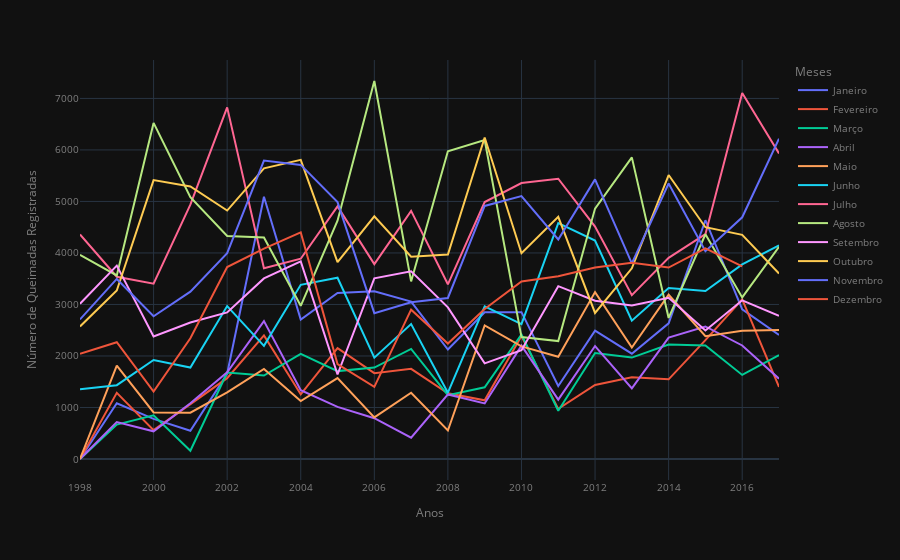

Source (notebook cell):
### Code cell
# Plot do gráfico de linhas

lines = px.line(data_frame=df_plot2, x='year', y='number', color = 'month', markers=False, template='plotly_dark')
personalizacao(lines, 'Anos', 'Número de Queimadas Registradas', 'Meses')

### Figure 1 — Plotly figure (JSON) as saved in the notebook; plotly's stock layout.template omitted (floating-point values rounded to 4 significant figures)
{"data": [{"hovertemplate": "month=Janeiro<br>year=%{x}<br>number=%{y}<extra></extra>", "legendgroup": "Janeiro", "line": {"color": "#636efa", "dash": "solid"}, "marker": {"symbol": "circle"}, "mode": "lines", "name": "Janeiro", "orientation": "v", "showlegend": true, "type": "scatter", "x": [1998, 1999, 2000, 2001, 2002, 2003, 2004, 2005, 2006, 2007, 2008, 2009, 2010, 2011, 2012, 2013, 2014, 2015, 2016, 2017], "xaxis": "x", "y": [0, 1081, 778, 547, 1654, 5091, 2705, 3224.0, 3255, 3055, 2125, 2848, 2851, 1416, 2491, 2045, 2633, 4635, 2906.0, 2408], "yaxis": "y"}, {"hovertemplate": "month=Fevereiro<br>year=%{x}<br>number=%{y}<extra></extra>", "legendgroup": "Fevereiro", "line": {"color": "#EF553B", "dash": "solid"}, "marker": {"symbol": "circle"}, "mode": "lines", "name": "Fevereiro", "orientation": "v", "showlegend": true, "type": "scatter", "x": [1998, 1999, 2000, 2001, 2002, 2003, 2004, 2005, 2006, 2007, 2008, 2009, 2010, 2011, 2012, 2013, 2014, 2015, 2016, 2017], "xaxis": "x", "y": [0, 1284, 561, 1059, 1570, 2398, 1255, 2153, 1666, 1751, 1275, 1140, 2386, 973, 1436, 1587, 1547, 2309, 3098.0, 1400], "yaxis": "y"}, {"hovertemplate": "month=Março<br>year=%{x}<br>number=%{y}<extra></extra>", "legendgroup": "Março", "line": {"color": "#00cc96", "dash": "solid"}, "marker": {"symbol": "circle"}, "mode": "lines", "name": "Março", "orientation": "v", "showlegend": true, "type": "scatter", "x": [1998, 1999, 2000, 2001, 2002, 2003, 2004, 2005, 2006, 2007, 2008, 2009, 2010, 2011, 2012, 2013, 2014, 2015, 2016, 2017], "xaxis": "x", "y": [0, 667, 848, 161.1, 1679, 1619.0, 2040, 1706, 1774, 2136, 1239, 1392, 2417, 937, 2058, 1969, 2224, 2202, 1632.0, 2017], "yaxis": "y"}, {"hovertemplate": "month=Abril<br>year=%{x}<br>number=%{y}<extra></extra>", "legendgroup": "Abril", "line": {"color": "#ab63fa", "dash": "solid"}, "marker": {"symbol": "circle"}, "mode": "lines", "name": "Abril", "orientation": "v", "showlegend": true, "type": "scatter", "x": [1998, 1999, 2000, 2001, 2002, 2003, 2004, 2005, 2006, 2007, 2008, 2009, 2010, 2011, 2012, 2013, 2014, 2015, 2016, 2017], "xaxis": "x", "y": [0, 717, 537, 1081, 1682, 2677, 1335, 1011, 792, 415, 1253, 1078, 2200, 1152, 2193, 1372, 2358, 2573, 2204.0, 1559], "yaxis": "y"}, {"hovertemplate": "month=Maio<br>year=%{x}<br>number=%{y}<extra></extra>", "legendgroup": "Maio", "line": {"color": "#FFA15A", "dash": "solid"}, "marker": {"symbol": "circle"}, "mode": "lines", "name": "Maio", "orientation": "v", "showlegend": true, "type": "scatter", "x": [1998, 1999, 2000, 2001, 2002, 2003, 2004, 2005, 2006, 2007, 2008, 2009, 2010, 2011, 2012, 2013, 2014, 2015, 2016, 2017], "xaxis": "x", "y": [0, 1812, 904.2, 898.2, 1293.0, 1747, 1124.0, 1571.0, 808, 1286, 553, 2593, 2185.0, 1985, 3240, 2165, 3189, 2384, 2488.0, 2506], "yaxis": "y"}, {"hovertemplate": "month=Junho<br>year=%{x}<br>number=%{y}<extra></extra>", "legendgroup": "Junho", "line": {"color": "#19d3f3", "dash": "solid"}, "marker": {"symbol": "circle"}, "mode": "lines", "name": "Junho", "orientation": "v", "showlegend": true, "type": "scatter", "x": [1998, 1999, 2000, 2001, 2002, 2003, 2004, 2005, 2006, 2007, 2008, 2009, 2010, 2011, 2012, 2013, 2014, 2015, 2016, 2017], "xaxis": "x", "y": [1352.0, 1433.0, 1921.0, 1775.0, 2969.0, 2197.0, 3381.0, 3519.0, 1968, 2618.0, 1287, 2962, 2618.0, 4578, 4241.0, 2686.0, 3319.0, 3261.0, 3777.0, 4148.0], "yaxis": "y"}, {"hovertemplate": "month=Julho<br>year=%{x}<br>number=%{y}<extra></extra>", "legendgroup": "Julho", "line": {"color": "#FF6692", "dash": "solid"}, "marker": {"symbol": "circle"}, "mode": "lines", "name": "Julho", "orientation": "v", "showlegend": true, "type": "scatter", "x": [1998, 1999, 2000, 2001, 2002, 2003, 2004, 2005, 2006, 2007, 2008, 2009, 2010, 2011, 2012, 2013, 2014, 2015, 2016, 2017], "xaxis": "x", "y": [4358.0, 3538.0, 3402.0, 4937.0, 6826.0, 3703.0, 3888.0, 4904.0, 3783.0, 4816.0, 3391.0, 4988.0, 5356.0, 5441.0, 4512.0, 3180.0, 3904.0, 4364.0, 7105.0, 5930.0], "yaxis": "y"}, {"hovertemplate": "month=Agosto<br>year=%{x}<br>number=%{y}<extra></extra>", "legendgroup": "Agosto", "line": {"color": "#B6E880", "dash": "solid"}, "marker": {"symbol": "circle"}, "mode": "lines", "name": "Agosto", "orientation": "v", "showlegend": true, "type": "scatter", "x": [1998, 1999, 2000, 2001, 2002, 2003, 2004, 2005, 2006, 2007, 2008, 2009, 2010, 2011, 2012, 2013, 2014, 2015, 2016, 2017], "xaxis": "x", "y": [3965.0, 3564.0, 6525.0, 5081.0, 4328.0, 4301.0, 2974.0, 4625.0, 7338.0, 3447.0, 5976.0, 6193.0, 2367.0, 2289.0, 4861.0, 5856.0, 2738.0, 4363.0, 3137.0, 4120.0], "yaxis": "y"}, {"hovertemplate": "month=Setembro<br>year=%{x}<br>number=%{y}<extra></extra>", "legendgroup": "Setembro", "line": {"color": "#FF97FF", "dash": "solid"}, "marker": {"symbol": "circle"}, "mode": "lines", "name": "Setembro", "orientation": "v", "showlegend": true, "type": "scatter", "x": [1998, 1999, 2000, 2001, 2002, 2003, 2004, 2005, 2006, 2007, 2008, 2009, 2010, 2011, 2012, 2013, 2014, 2015, 2016, 2017], "xaxis": "x", "y": [3013.0, 3754.0, 2380.0, 2650.0, 2845.0, 3505.0, 3836.0, 1641.0, 3506.0, 3644.0, 2944.0, 1857.0, 2112.0, 3355.0, 3071.0, 2980.0, 3131.0, 2495.0, 3081.0, 2779.0], "yaxis": "y"}, {"hovertemplate": "month=Outubro<br>year=%{x}<br>number=%{y}<extra></extra>", "legendgroup": "Outubro", "line": {"color": "#FECB52", "dash": "solid"}, "marker": {"symbol": "circle"}, "mode": "lines", "name": "Outubro", "orientation": "v", "showlegend": true, "type": "scatter", "x": [1998, 1999, 2000, 2001, 2002, 2003, 2004, 2005, 2006, 2007, 2008, 2009, 2010, 2011, 2012, 2013, 2014, 2015, 2016, 2017], "xaxis": "x", "y": [2573.0, 3270.0, 5414.0, 5290.0, 4823.0, 5644.0, 5807.0, 3821.0, 4710.0, 3925.0, 3969.0, 6240.0, 3996.0, 4700.0, 2835.0, 3702.0, 5513.0, 4500.0, 4351.0, 3600.0], "yaxis": "y"}, {"hovertemplate": "month=Novembro<br>year=%{x}<br>number=%{y}<extra></extra>", "legendgroup": "Novembro", "line": {"color": "#636efa", "dash": "solid"}, "marker": {"symbol": "circle"}, "mode": "lines", "name": "Novembro", "orientation": "v", "showlegend": true, "type": "scatter", "x": [1998, 1999, 2000, 2001, 2002, 2003, 2004, 2005, 2006, 2007, 2008, 2009, 2010, 2011, 2012, 2013, 2014, 2015, 2016, 2017], "xaxis": "x", "y": [2710.0, 3495.0, 2772.0, 3248.0, 3997.0, 5794.0, 5709.0, 4987.0, 2831.0, 3044.0, 3126.0, 4913.0, 5104.0, 4261.0, 5428.0, 3796.0, 5348.0, 4035.0, 4692.0, 6217.0], "yaxis": "y"}, {"hovertemplate": "month=Dezembro<br>year=%{x}<br>number=%{y}<extra></extra>", "legendgroup": "Dezembro", "line": {"color": "#EF553B", "dash": "solid"}, "marker": {"symbol": "circle"}, "mode": "lines", "name": "Dezembro", "orientation": "v", "showlegend": true, "type": "scatter", "x": [1998, 1999, 2000, 2001, 2002, 2003, 2004, 2005, 2006, 2007, 2008, 2009, 2010, 2011, 2012, 2013, 2014, 2015, 2016], "xaxis": "x", "y": [2043.0, 2267.0, 1309.0, 2345.0, 3725.0, 4084.0, 4399.0, 1844.0, 1401.0, 2899.0, 2242.0, 2914.0, 3444.0, 3546.0, 3718.0, 3808.0, 3717.0, 4089.0, 3741.0], "yaxis": "y"}], "layout": {"font": {"color": "grey", "size": 10}, "legend": {"title": {"font": {"size": 12}, "text": "Meses"}, "tracegroupgap": 0}, "margin": {"t": 60}, "xaxis": {"anchor": "y", "domain": [0, 1], "title": {"font": {"size": 12}, "text": "Anos"}}, "yaxis": {"anchor": "x", "domain": [0, 1], "title": {"font": {"size": 12}, "text": "Número de Queimadas Registradas"}}}}
